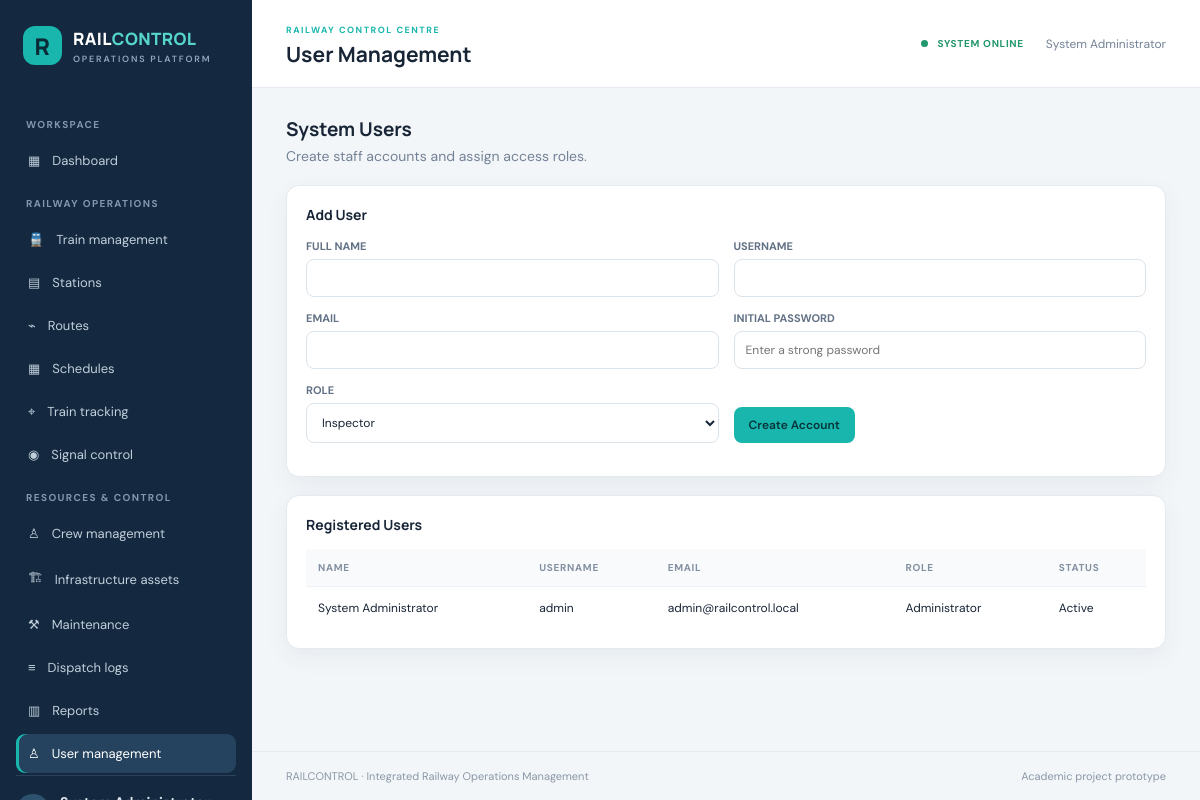
Screenshot of /users/index.php (signed in) with the database file from the repository.
### tables this page shows
CREATE TABLE users (
  id INT AUTO_INCREMENT PRIMARY KEY,
  full_name VARCHAR(100) NOT NULL,
  username VARCHAR(50) NOT NULL UNIQUE,
  email VARCHAR(120) UNIQUE,
  password_hash VARCHAR(255) NOT NULL,
  role ENUM('Administrator','Dispatcher','Engineer','Inspector') NOT NULL DEFAULT 'Inspector',
  status ENUM('Active','Inactive') NOT NULL DEFAULT 'Active',
  created_at TIMESTAMP DEFAULT CURRENT_TIMESTAMP
);

### config/app.php (called while the page is built, shortened)
<?php
function e($value): string
{
    return htmlspecialchars(
        (string) $value,
        ENT_QUOTES,
        'UTF-8'
    );
}
function current_user(): array
{
    return $_SESSION['user'] ?? [];
}

### users/index.php (the view, shortened to what this page needs)
<?php
require_once __DIR__ . '/../config/app.php';
$pageTitle = 'User Management';
$activePage = 'users';
$rows = $pdo->query("
    SELECT
        id,
        full_name,
        username,
        email,
        role,
        status,
        created_at
    FROM users
    ORDER BY id
")->fetchAll();
require __DIR__ . '/../includes/header.php';
?>
<div class="page-intro">
    <div>
        <h2>
            System Users
        </h2>
        <p>
            Create staff accounts and assign access roles.
        </p>
    </div>
</div>
<section class="card">
    <h3 class="section-title">
        Add User
    </h3>
    <form method="post" class="form-grid">
        <div class="field">
            <label>FULL NAME</label>
            <input
                type="text"
                name="full_name"
                required
            >
        </div>
        <div class="field">
            <label>USERNAME</label>
            <input
                type="text"
                name="username"
                required
            >
        </div>
        <div class="field">
            <label>EMAIL</label>
            <input
                type="email"
                name="email"
            >
        </div>
        <div class="field">
            <label>INITIAL PASSWORD</label>
            <input
                type="password"
                name="password"
                minlength="8"
                required
                placeholder="Enter a strong password"
                autocomplete="new-password"
            >
        </div>
        <div class="field">
            <label>ROLE</label>
            <select name="role">
                <option value="Inspector">
                    Inspector
                </option>
            </select>
        </div>
        <div class="field" style="align-self: end">
            <button
                type="submit"
                class="btn btn-primary"
            >
                Create Account
            </button>
        </div>
    </form>
</section>
<section class="card">
    <h3 class="section-title">
        Registered Users
    </h3>
    <div class="table-wrap">
        <table>
            <tr>
                <th>Name</th>
                <th>Username</th>
                <th>Email</th>
                <th>Role</th>
                <th>Status</th>
            </tr>
            <?php foreach ($rows as $r): ?>
                <tr>
                    <td>
                        <?= e($r['full_name']) ?>
                    </td>
                    <td>
                        <?= e($r['username']) ?>
                    </td>
                    <td>
                        <?= e($r['email']) ?>
                    </td>
                    <td>
                        <?= e($r['role']) ?>
                    </td>
                    <td>
                        <?= e($r['status']) ?>
                    </td>
                </tr>
            <?php endforeach; ?>
        </table>
    </div>
</section>
<?php
require __DIR__ . '/../includes/footer.php';
?>

### includes/header.php (shortened to what this page needs)
<?php
require_once __DIR__ . '/../config/app.php';
$pageTitle = $pageTitle ?? 'Operations overview';
$activePage = $activePage ?? '';
$rootPrefix = (
    strpos($_SERVER['SCRIPT_NAME'], '/trains/') !== false ||
    strpos($_SERVER['SCRIPT_NAME'], '/stations/') !== false ||
    strpos($_SERVER['SCRIPT_NAME'], '/routes/') !== false ||
    strpos($_SERVER['SCRIPT_NAME'], '/schedules/') !== false ||
    strpos($_SERVER['SCRIPT_NAME'], '/tracking/') !== false ||
    strpos($_SERVER['SCRIPT_NAME'], '/signals/') !== false ||
    strpos($_SERVER['SCRIPT_NAME'], '/crews/') !== false ||
    strpos($_SERVER['SCRIPT_NAME'], '/maintenance/') !== false ||
    strpos($_SERVER['SCRIPT_NAME'], '/assets_infra/') !== false ||
    strpos($_SERVER['SCRIPT_NAME'], '/assets/') !== false ||
    strpos($_SERVER['SCRIPT_NAME'], '/logs/') !== false ||
    strpos($_SERVER['SCRIPT_NAME'], '/reports/') !== false ||
    strpos($_SERVER['SCRIPT_NAME'], '/users/') !== false
) ? '../' : '';
?>
<!DOCTYPE html>
<html lang="en">
<head>
    <link
        rel="stylesheet"
        href="<?= $rootPrefix ?>assets/css/style.css"
    >
</head>
<body>
<div class="app-shell">
    <aside class="sidebar" id="sidebar">
        <a
            class="brand"
            href="<?= $rootPrefix ?>dashboard.php"
        >
            <span class="brand-mark">
                R
            </span>
            <span>
                RAIL<span class="brand-light">CONTROL</span>
                <small>
                    OPERATIONS PLATFORM
                </small>
            </span>
        </a>
        <div class="nav-label">
            WORKSPACE
        </div>
        <a
            class="nav-link <?= $activePage === 'dashboard' ? 'active' : '' ?>"
            href="<?= $rootPrefix ?>dashboard.php"
        >
            ▦ <span>Dashboard</span>
        </a>
        <div class="nav-label">
            RAILWAY OPERATIONS
        </div>
        <a
            class="nav-link <?= $activePage === 'trains' ? 'active' : '' ?>"
            href="<?= $rootPrefix ?>trains/index.php"
        >
            🚆 <span>Train management</span>
        </a>
        <a
            class="nav-link <?= $activePage === 'stations' ? 'active' : '' ?>"
            href="<?= $rootPrefix ?>stations/index.php"
        >
            ▤ <span>Stations</span>
        </a>
        <a
            class="nav-link <?= $activePage === 'routes' ? 'active' : '' ?>"
            href="<?= $rootPrefix ?>routes/index.php"
        >
            ⌁ <span>Routes</span>
        </a>
        <a
            class="nav-link <?= $activePage === 'schedules' ? 'active' : '' ?>"
            href="<?= $rootPrefix ?>schedules/index.php"
        >
            ▦ <span>Schedules</span>
        </a>
        <a
            class="nav-link <?= $activePage === 'tracking' ? 'active' : '' ?>"
            href="<?= $rootPrefix ?>tracking/index.php"
        >
            ⌖ <span>Train tracking</span>
        </a>
        <a
            class="nav-link <?= $activePage === 'signals' ? 'active' : '' ?>"
            href="<?= $rootPrefix ?>signals/index.php"
        >
            ◉ <span>Signal control</span>
        </a>
        <div class="nav-label">
            RESOURCES & CONTROL
        </div>
        <a
            class="nav-link <?= $activePage === 'crews' ? 'active' : '' ?>"
            href="<?= $rootPrefix ?>crews/index.php"
        >
            ♙ <span>Crew management</span>
        </a>
        <a
            class="nav-link <?= $activePage === 'assets' ? 'active' : '' ?>"
            href="<?= $rootPrefix ?>assets/index.php"
        >
            🏗 <span>Infrastructure assets</span>
        </a>
        <a
            class="nav-link <?= $activePage === 'maintenance' ? 'active' : '' ?>"
            href="<?= $rootPrefix ?>maintenance/index.php"
        >
            ⚒ <span>Maintenance</span>
        </a>
        <a
            class="nav-link <?= $activePage === 'logs' ? 'active' : '' ?>"
            href="<?= $rootPrefix ?>logs/index.php"
        >
            ≡ <span>Dispatch logs</span>
        </a>
        <a
            class="nav-link <?= $activePage === 'reports' ? 'active' : '' ?>"
            href="<?= $rootPrefix ?>reports/index.php"
        >
            ▥ <span>Reports</span>
        </a>
        <?php if ((current_user()['role'] ?? '') === 'Administrator'): ?>
            <a
                class="nav-link <?= $activePage === 'users' ? 'active' : '' ?>"
                href="<?= $rootPrefix ?>users/index.php"
            >
                ♙ <span>User management</span>
            </a>
        <?php endif; ?>
        <div class="sidebar-bottom">
            <div class="user-chip">
                <div class="avatar">
                </div>
                <div>
                    <b>
                    </b>
                </div>
            </div>
        </div>
    </aside>
    <main class="main-area">
        <header class="topbar">
            <div>
                <span class="eyebrow">
                    RAILWAY CONTROL CENTRE
                </span>
                <h1>
                    <?= e($pageTitle) ?>
                </h1>
            </div>
            <div class="topbar-right">
                <span class="system-live">
                    <i></i> SYSTEM ONLINE
                </span>
                <span class="top-user">
                    <?= e(current_user()['full_name'] ?? '') ?>
                </span>
            </div>
        </header>
        <div class="content">

### assets/css/style.css (style rules this page uses)
:root { --navy:#14283f;--navy2:#1d3854;--teal:#19b6ad;--bg:#f3f6f9;--white:#fff;--ink:#182536;--muted:#748296;--line:#e4eaf0;--red:#d9534f;--amber:#e5a32c;--green:#21976b;--shadow:0 8px 24px rgba(24,45,70,.06) }
* { box-sizing:border-box }
body { margin:0;background:var(--bg);color:var(--ink);font:14px 'DM Sans',sans-serif }
.app-shell { min-height:100vh }
.sidebar { width:252px;background:var(--navy);color:#dce7f0;position:fixed;inset:0 auto 0 0;padding:24px 16px;display:flex;flex-direction:column;z-index:10;overflow-y:auto }
.brand { display:flex;gap:11px;align-items:center;color:white;text-decoration:none;font:800 17px Manrope;margin:2px 7px 38px;letter-spacing:.4px }
.brand-mark { display:grid;place-items:center;background:var(--teal);color:#092b38;width:39px;height:39px;border-radius:12px;font-size:23px }
.brand-light { color:#56d5cc }
.brand small { display:block;color:#91a8bb;font:600 9px 'DM Sans';letter-spacing:1.8px;margin-top:3px }
.nav-label { font-size:10px;letter-spacing:1.4px;color:#8298ac;font-weight:700;margin:15px 10px 8px }
.nav-link { display:flex;align-items:center;gap:12px;text-decoration:none;color:#c0cfdb;padding:11px 12px;border-radius:9px;margin:2px 0;font-size:13px }
.nav-link:hover,.nav-link.active { background:#25435e;color:#fff }
.nav-link.active { box-shadow:inset 3px 0 var(--teal) }
.sidebar-bottom { margin-top:auto;border-top:1px solid #2b435a;padding-top:17px }
.user-chip { display:flex;gap:10px;align-items:center }
.avatar { width:34px;height:34px;border-radius:50%;background:#2c526e;color:#75e1d8;display:grid;place-items:center;font-weight:700 }
.user-chip b,.user-chip small { display:block }
.main-area { margin-left:252px;min-height:100vh;display:flex;flex-direction:column }
.topbar { height:88px;background:#fff;border-bottom:1px solid var(--line);display:flex;align-items:center;padding:0 34px;gap:16px;position:sticky;top:0;z-index:5 }
.eyebrow { font-size:9px;color:var(--teal);font-weight:700;letter-spacing:1.5px }
.topbar h1 { font:700 21px Manrope;margin:3px 0 0 }
.topbar-right { margin-left:auto;display:flex;align-items:center;gap:22px;color:var(--muted);font-size:12px }
.system-live { color:var(--green);font-weight:700;font-size:10px;letter-spacing:.7px }
.system-live i { display:inline-block;width:7px;height:7px;background:var(--green);border-radius:50%;margin-right:6px }
.content { padding:28px 34px;flex:1;max-width:1500px;width:100%;margin:0 auto }
.page-intro { display:flex;justify-content:space-between;align-items:center;margin-bottom:20px }
.page-intro p { color:var(--muted);margin:5px 0 0 }
.page-intro h2 { font:700 19px Manrope;margin:0 }
.btn { border:0;border-radius:8px;padding:10px 15px;background:var(--navy2);color:white;text-decoration:none;font:600 12px 'DM Sans';cursor:pointer;display:inline-flex;align-items:center;gap:7px }
.btn-primary { background:var(--teal);color:#07333a }
.card { background:#fff;border:1px solid var(--line);border-radius:13px;padding:19px;box-shadow:var(--shadow);margin-bottom:18px }
.table-wrap { overflow-x:auto }
table { border-collapse:collapse;width:100%;min-width:650px }
th { text-align:left;font-size:10px;letter-spacing:.7px;text-transform:uppercase;color:#8290a0;background:#f8fafc;padding:12px }
td { padding:13px 12px;border-top:1px solid #edf1f5;font-size:12px }
.field { margin-bottom:14px }
.field label { display:block;font-size:11px;color:#637286;font-weight:700;margin-bottom:6px }
.field input,.field select,.field textarea,.toolbar input,.toolbar select { width:100%;border:1px solid #dce4eb;border-radius:8px;padding:10px 11px;background:white;font:12px 'DM Sans';color:var(--ink) }
.form-grid { display:grid;grid-template-columns:repeat(2,minmax(0,1fr));gap:0 15px }
.section-title { font:700 14px Manrope;margin:0 0 15px }

### rows the page displays
users: full_name "System Administrator", username "admin", email "admin@railcontrol.local", role "Administrator", status "Active"

### other values shown
$pageTitle "User Management"
